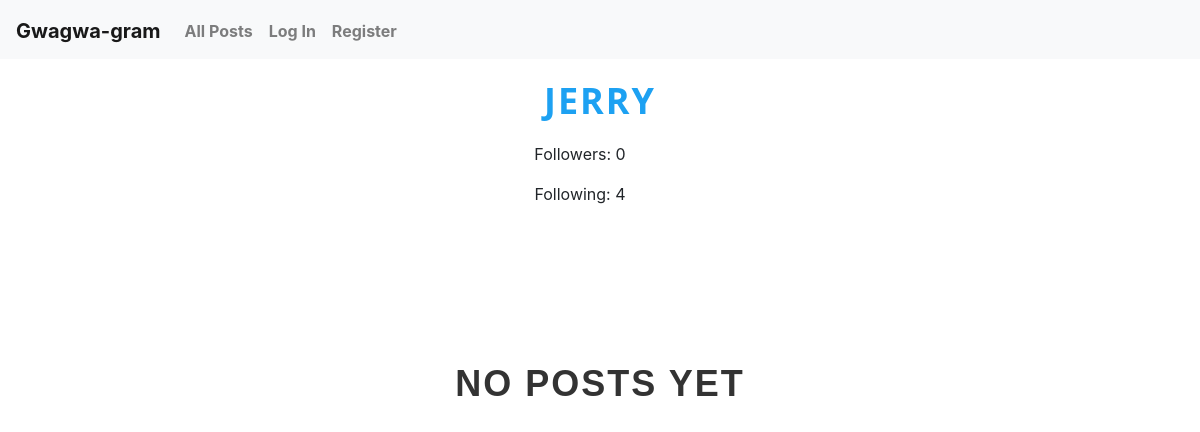
The app's page /profile/jerry, older data.
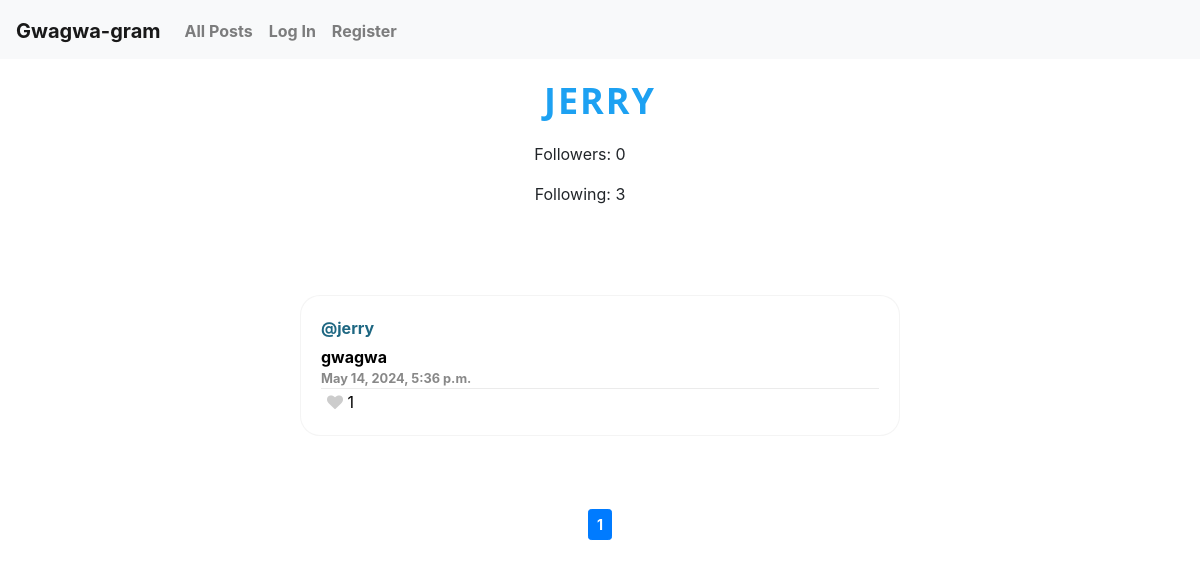
The same page, newer data.
### network/models.py (models this page shows, shortened)
class User(AbstractUser):
    pass

class Post(models.Model):
    user = models.ForeignKey(User, on_delete=models.CASCADE, null=True, blank=True, related_name="author_post")
    content = models.CharField(max_length=280)
    date = models.DateTimeField(auto_now_add=True)

### network/views.py (the view)
# urls.py: path("profile/<str:username>", views.profile, name="profile"),
def profile(request, username):
    user = User.objects.get(username=username)
    posts = Post.objects.filter(user=user).order_by('-date')
    page_obj = paginator(request, posts, 10)
    profile_user = get_object_or_404(User, username=user)
    followers_count = profile_user.followers.count()
    following_count = profile_user.following.count()
    print(profile_user)
    if request.user.is_authenticated:
        liked = set(Like.objects.filter(user=request.user).values_list('post_id', flat=True))
        followed_users = User.objects.filter(following__following=request.user)
        followed = [followed_user.username for followed_user in followed_users]
    else:
        liked = []
        followed = []
    return render(request, "network/profile.html", {
        "posts": page_obj,
        "username": username,
        "page_obj": page_obj,
        "liked": liked,
        "followed": followed,
        "followers": followers_count,
        "following": following_count
    })

### network/views.py (called while the page is built)
def paginator(request, posts, number):
    p = Paginator(posts, number)
    page_num = request.GET.get('page')
    page_obj = p.get_page(page_num)
    return page_obj

### network/templates/network/profile.html (shortened to what this page needs)
{% extends "network/layout.html" %}
{% load static %}
{% block body %}
<div class="contenedor">
    <h1>{{username}}</h1>
    <p class="fofo">Followers: <span class="fofo" id="followers-{{ username }}">{{ following }}</span></p>
    <p class="fofo">Following: <span class="fofo" id="following-{{ username }}">{{ followers }}</span></p>
</div>
{% if posts|length == 0 %}
    <h1 style="padding: 10%;">NO POSTS YET</h1>
{% else %}
<div id="all-posts" class="contenedor">
    {% for post in posts %}
    <a href="{% url 'post' post.id %}" class="no-link">
        <div class="comment post display">
            <div class="author">@{{ post.user }}</div>
            <div class="message">{{ post.content }}</div>
            <div class="timestamp">{{ post.date }}</div>
        </a>
             <div class="actions">
                <button class="like-button" id="boton-{{post.id}}" data-post="{{post.id}}" data-liked="{% if post.id in liked %}true{% else %}false{% endif %}">
                    {% if post.id in liked %}
                    {% if user.is_authenticated %}
                    <i class="fa fa-heart liked" id="icon-{{post.id}}"></i>
                    {% endif %}
                    {% else %}
                    <i class="fa fa-heart" id="icon-{{post.id}}"></i>
                    {% endif %}
                    <p id="contador-{{post.id}}">{{post.like_set.count}}</p>
                </button>
            </div>
        </div>
    {% endfor %}
</div>
{% include 'network/paginator.html' %}
{% endif %}
{% endblock %}

### network/templates/network/layout.html (shortened to what this page needs)
{% load static %}
<!DOCTYPE html>
<html lang="en">
    <head>
        <link rel="stylesheet" href="https://stackpath.bootstrapcdn.com/bootstrap/4.4.1/css/bootstrap.min.css">
        <link href="{% static 'network/styles.css' %}" rel="stylesheet">
        <link rel="stylesheet" href="https://cdnjs.cloudflare.com/ajax/libs/font-awesome/4.7.0/css/font-awesome.min.css">
    </head>
    <body>
        <nav class="navbar navbar-expand-lg navbar-light bg-light">
            <a class="navbar-brand" href="{% url 'index' %}">Gwagwa-gram</a>
            <div>
              <ul class="navbar-nav mr-auto">
                <li class="nav-item">
                  <a class="nav-link" href="{% url 'index' %}">All Posts</a>
                </li>
                {% if user.is_authenticated %}
                    <li class="nav-item">
                        <a class="nav-link" href="{% url 'following' %}">Following</a>
                    </li>
                    <li class="nav-item">
                        <a class="nav-link" href="{% url 'logout' %}">Log Out</a>
                    </li>
                {% else %}
                    <li class="nav-item">
                        <a class="nav-link" href="{% url 'login' %}">Log In</a>
                    </li>
                    <li class="nav-item">
                        <a class="nav-link" href="{% url 'register' %}">Register</a>
                    </li>
                {% endif %}
              </ul>
            </div>
          </nav>
        <div class="body">
            {% block body %}
            {% endblock %}
        </div>
    </body>
</html>

### network/templates/network/paginator.html (shortened to what this page needs)
<div id="paginator" class="contenedor">
    <nav aria-label="Page navigation example">
        <ul class="pagination pagination-sm">
            {% for num in page_obj.paginator.page_range %}
                {% if page_obj.number == num %}
                    <li class="page-item active"><a class="page-link" href="#">{{ num }}</a></li>
                {% else %}
                    <li class="page-item"><a class="page-link" href="?page={{ num }}">{{ num }}</a></li>
                {% endif %}
            {% endfor %}
        </ul>
    </nav>
</div>

### network/static/network/styles.css (style rules this page uses)
h1 { font-size: 36px; font-weight: bold; color: #333; text-align: center; text-transform: uppercase; letter-spacing: 2px; margin-bottom: 20px; font-family:Arial, Helvetica, sans-serif; }
.contenedor { display: flex; flex-direction: column; align-items: center; margin: 20px; }
.author { font-weight: bold; color: #1e6782; }
.timestamp { font-size: 0.8em; color: #888; }
.comment .message { margin-top: 5px; color: black; font-weight: bold; }
#all-posts { padding: 30px; }
.post { max-width: 1000px; min-width: 600px; background-color: #fff; border-radius: 20px; border: solid 1px #dddddd56; padding: 20px; margin: 20px auto; }
.post .actions { display: flex; justify-content: space-between; border-top: solid #dddddd98 1px; }
a { font-weight: bold; color: #1e6782; margin-top: 3px; }
.like-button { border: none; background-color: transparent; cursor: pointer; outline: none; display: inline-block; }
.like-button .fa-heart { color: #ccc; }
.contenedor h1 { text-transform: uppercase; font-weight: bold; color: #1da1f2; font-family: 'Segoe UI', Tahoma, Geneva, Verdana, sans-serif; }
.like-button p { all: unset; }
.fofo { display: inline-block; margin-right: 20px; }

Row changes from the older to the newer data that the page shows:
added Post: user "jerry", content "gwagwa", date "May 14, 2024, 5:36 p.m.", like_set.count "1"
Text that changed along with them:
{{ followers }}: "4" → "3"
new list line: "1"
text no longer shown: "NO POSTS YET"
